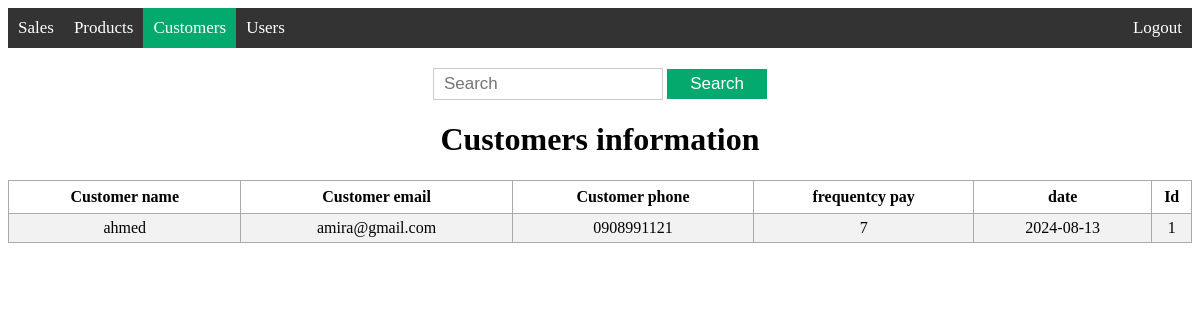
/search_customer, run on an earlier commit of the app's database.
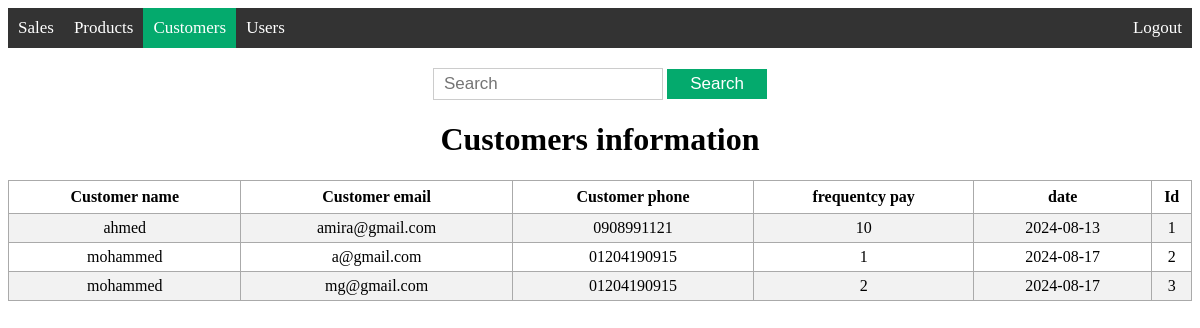
And on a later commit of the database.
### models/customer.py (models this page shows, shortened)
class Customer(db.Model):
    id = db.Column(db.Integer, primary_key=True)
    customer_name = db.Column(db.String(200), nullable=False)
    customer_email = db.Column(db.String(200), nullable=False)
    customer_phone = db.Column(db.String(15))
    frequentcy_pay = db.Column(db.Integer, nullable=False)
    date = db.Column(db.DateTime, default=datetime.now(pytz.UTC))

### app.py (the view)
@app.route('/search_customer', methods=['GET', 'POST'])
def search_customer():
    search = request.args.get('search', '')
    customers = get_customer(search)
    return render_template('search_customer.html', customers=customers)

### models/customer.py (called while the page is built)
def get_customer(search):
    search_pattern = f"%{search}"
    results = Customer.query.filter(
        (Customer.id.like(search_pattern)) | (Customer.customer_name.like(search_pattern))
        | (Customer.customer_email.like(search_pattern)) | (Customer.customer_phone.like(search_pattern))
        | (Customer.date.like(search_pattern))
    ).all()
    return results

### templates/search_customer.html (shortened to what this page needs)
{% extends 'base.html' %}
{% block body %}
<div class="content">
    {% block navbar %}
    <div class='topnav'>
        <a href='/view_sale'>Sales</a>
        <a href='/view_product'>Products</a>
        <a class='active' href='/view_customer'>Customers</a>
        <a href='/view_user'>Users</a>
        <a class='logout' href='/logout'>Logout</a>
    </div>
    {% endblock %}
    <div class='search'>
        <form action="{{ url_for('search_customer', search='') }}" method="get">
            <input type='text' placeholder='Search' name='search' id='search'>
            <input type='submit' value="Search">
        </form>
    </div>
    <div class="view">
        <h1 style="text-align: center;">Customers information</h1>
        {% if customers|length < 1 %}
        <h4  style="text-align: center;"> Not found !</h4>
        {% else %}
        <table>
            <tr>
                <th>Customer name</th>
                <th>Customer email</th>
                <th>Customer phone</th>
                <th>frequentcy pay</th>
                <th>date</th>
                <th>Id</th>
            </tr>
            {% for customer in customers %}
                <tr>
                    <td>{{ customer.customer_name }}</td>
                    <td>{{ customer.customer_email }}</td>
                    <td>{{ customer.customer_phone }}</td>
                    <td>{{ customer.frequentcy_pay }}</td>
                    <td>{{ customer.date.date() }}</td>
                    <td>{{ customer.id }}</td>
                </tr>
            {% endfor %}
        </table>
        {% endif %}
    </div>
</div>
{% endblock %}

What changed in the data, as far as the page shows it:
changed Customer "ahmed": frequentcy_pay "7" → "10"
added Customer: customer_name "mohammed", customer_email "a@gmail.com", customer_phone "01204190915", frequentcy_pay "1", date "2024-08-17", id "2"
added Customer: customer_name "mohammed", customer_email "mg@gmail.com", customer_phone "01204190915", frequentcy_pay "2", date "2024-08-17", id "3"
